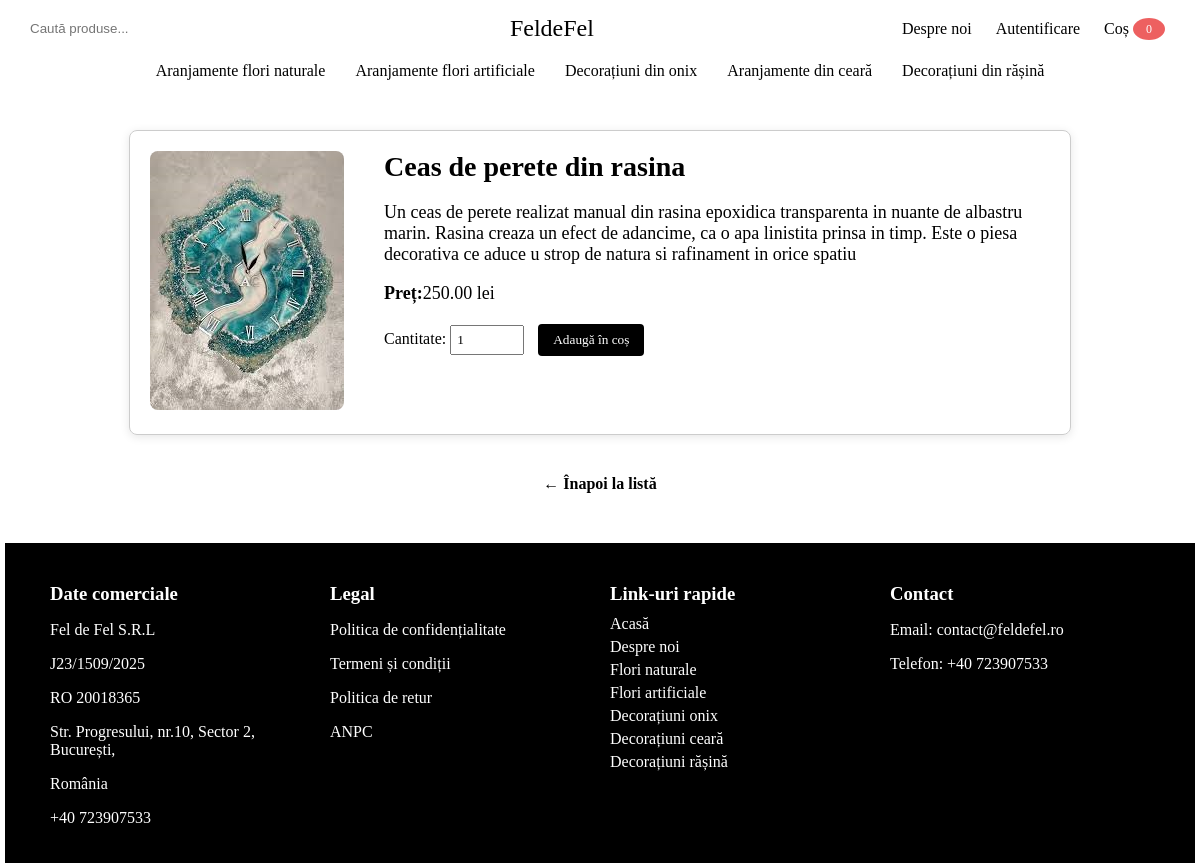
Screenshot of /decoratiuni/rasina/ceas-de-perete-din-rasina/ with the database file from the repository.
### decoratiuni/models.py (models this page shows, shortened)
class ResinDecoration(models.Model):
    name = models.CharField(max_length=255)
    slug = models.SlugField(blank=True, unique=True)
    description = models.TextField()
    price = models.DecimalField(max_digits=10, decimal_places=2)
    image = models.ImageField(upload_to="decoratiuni/resina")
    created = models.DateTimeField(auto_now_add=True)
    updated = models.DateTimeField(auto_now=True)

### decoratiuni/views.py (the view)
# urls.py: path("rasina/<slug:slug>/", resin_decorations_details_view, name="detalii_rasina")
def resin_decorations_details_view(request, slug):
    try:
        produs = ResinDecoration.objects.get(slug=slug)
    except ResinDecoration.DoesNotExist:
        produs = None
    context = {
        'produs': produs
    }
    return render(request, 'resin_decorations_details.html', context)

### cart/processors.py (called while the page is built)
def add_cart_to_context(request):
    cart = request.session.get("cart", {})
    total = 0
    for item in cart.values():
        total += round(item["price"] * item["quantity"], 2)
    return {
        "cart": cart,
        "cart_total": round(total, 2),
        "cart_count": sum(item["quantity"] for item in cart.values())
    }

### decoratiuni/templates/resin_decorations_details.html (shortened to what this page needs)
<!DOCTYPE html>
<html lang="en">
<head>
</head>
<body>
    <header class="top-bar">
        <div class="search-box">
            <form method="get" action="{% url 'home:search' %}">
                <input type="text" name="q" placeholder="Caută produse...">
            </form>
        </div>
        <div class="logo">
            <a href="{% url 'home:home' %}">FeldeFel</a>
        </div>
        <nav class="nav-links">
            <a href="{% url 'home:despre' %}">Despre noi</a>
            {% if user.is_authenticated %}
                <a href="{% url 'accounts:profile' %}" class="account-link"> {{ user.first_name }} {{ user.last_name }}</a>
            {% else %}
                <a href="{% url 'accounts:login' %}" class="account-link">Autentificare</a>
            {% endif %}
            <a href="{% url 'cart:cart_url' %}" class="cart-link">
                Coș <span class="cart-badge">{{ cart_count }}</span>
            </a>
        </nav>
    </header>
    <nav class="categories-bar">
        <a href="{% url 'aranjamente_flori:naturale' %}">Aranjamente flori naturale</a>
        <a href="{% url 'aranjamente_flori:artificiale' %}">Aranjamente flori artificiale</a>
        <a href="{% url 'decoratiuni:decoratiuni_onyx' %}">Decorațiuni din onix</a>
        <a href="{% url 'aranjamente_ceara:wax_arrangements_url' %}">Aranjamente din ceară</a>
        <a href="{% url 'decoratiuni:decoratiuni_rasina' %}">Decorațiuni din rășină</a>
    </nav>
    {% if produs %}
        <div class="container">
            <div class="image-container">
                {% if produs.image %}
                    <img src="{{ produs.image.url}}" alt="{{ produs.name}}">
                {% endif %}
            </div>
            <div class="details">
                <h1>{{ produs.name }}</h1>
                <p>{{ produs.description }}</p>
                <p><strong> Preț:</strong>{{ produs.price}} lei</p>
                <form method="post" action="{% url 'cart:add_to_cart_url' produs.slug %}">
                    <label for="quantity_{{ produs.slug }}">Cantitate:</label>
                    <input type="number" id="quantity_{{ produs.slug }}" name="quantity" min="1" value="1" required>
                    <button type="submit">Adaugă în coș</button>
                </form>
            </div>
        </div>
        <div class="back-link">
            <a href="{% url 'decoratiuni:decoratiuni_rasina' %}">← Înapoi la listă</a>
        </div>
    {% else %}
        <p>Produsul nu există</p>
    {% endif %}
    <footer>
        <div class="footer-container">
            <div class="footer-column">
                <h3> Date comerciale </h3>
                <p> Fel de Fel S.R.L </p>
                <p> J23/1509/2025 </p>
                <p> RO 20018365 </p>
                <p> Str. Progresului, nr.10, Sector 2, București, </p>
                <p> România </p>
                <p> +40 723907533 </p>
            </div>
            <div class="footer-column">
                <h3> Legal </h3>
                <p> Politica de confidențialitate </p>
                <p> Termeni și condiții </p>
                <p> Politica de retur </p>
                <p> ANPC </p>
            </div>
            <div class="footer-column">
                <h3> Link-uri rapide </h3>
                <a href="{% url 'home:home' %}">Acasă</a>
                <a href="{% url 'home:despre' %}">Despre noi</a>
                <a href="{% url 'aranjamente_flori:naturale' %}"> Flori naturale </a>
                <a href="{% url 'aranjamente_flori:artificiale' %}"> Flori artificiale </a>
                <a href="{% url 'decoratiuni:decoratiuni_onyx' %}"> Decorațiuni onix </a>
                <a href="{% url 'aranjamente_ceara:wax_arrangements_url' %}"> Decorațiuni ceară </a>
                <a href="{% url 'decoratiuni:decoratiuni_rasina' %}"> Decorațiuni rășină </a>
            </div>
            <div class="footer-column">
                <h3> Contact </h3>
                <p> Email: contact@feldefel.ro </p>
                <p> Telefon: +40 723907533 </p>
            </div>
        </div>
    </footer>
</body>
</html>

### decoratiuni/templates/resin_decorations_details.html (style rules this page uses)
body { margin: 5px; font-family: cursive; background-color: white; }
.top-bar { background-color: white; color:black; display: flex; justify-content: space-between; align-items: center; padding: 10px 20px; }
.top-bar .logo a { font-size: 24px; font-family: cursive; color: black; text-decoration: none; }
.top-bar a { color: black; text-decoration: none; margin: 0 10px; }
.top-bar .search-box input { padding: 5px; border-radius: 4px; border: none; }
.cart-link { position: relative; font-weight: normal; display: inline-flex; align-items: center; gap: 4px; }
.cart-badge { background-color: rgb(237, 96, 96); color: white; border-radius: 50%; padding: 2px 7px; font-size: 12px; vertical-align: middle; line-height: 1; min-width: 18px; height: 18px; display: flex; justify-content: center; align-items: center; }
.categories-bar { color:black; display: flex; justify-content: center; padding: 10px 0; }
.categories-bar a { color: black; text-decoration: none; padding: 0 15px; }
.container { display: flex; gap: 40px; max-width: 900px; margin: 40px auto; align-items: flex-start; border: 1px solid #ccc; border-radius: 8px; padding: 20px; box-shadow: 0 2px 10px rgba(0,0,0,0.1); }
.image-container img { max-width: 300px; border-radius: 8px; }
.details { flex: 1; }
.details h1 { margin-top: 0; font-size: 28px; }
.details p { font-size: 18px; margin-bottom: 10px; }
.details form { margin-top: 20px; }
.details input[type="number"] { padding: 5px; font-family: cursive; width: 60px; }
.details button { padding: 8px 15px; background-color: black; color: white; border: none; border-radius: 4px; cursor: pointer; font-family: cursive; margin-left: 10px; }
.back-link { text-align: center; margin-top: 30px; margin-bottom: 50px; }
.back-link a { color: black; text-decoration: none; font-weight: bold; }
footer { background: black; padding: 20px 0; border-top: 1px solid black; }
.footer-container { max-width: 1100px; margin: auto; display: grid; grid-template-columns: repeat(auto-fit, minmax(200px, 1fr)); gap: 20px; text-align: center; }
.footer-column h3 { margin-bottom: 10px; }
.footer-column a { display: block; text-decoration: none; text-align: left; color: white; margin-bottom: 5px; }
.footer-column p { color: white; text-align: left; }
h3 { color: white; text-align: left; }

### rows the page displays
ResinDecoration: image (picture), name "Ceas de perete din rasina", description "Un ceas de perete realizat manual din rasina epoxidica transparenta in nuante de albastru marin. Rasina creaza un efect de adancime, ca o apa linistita prinsa in timp. Este o piesa decorativa ce aduce u strop de natura si rafinament in orice spatiu", price "250.00"

### other values shown
{{ cart_count }} "0"
